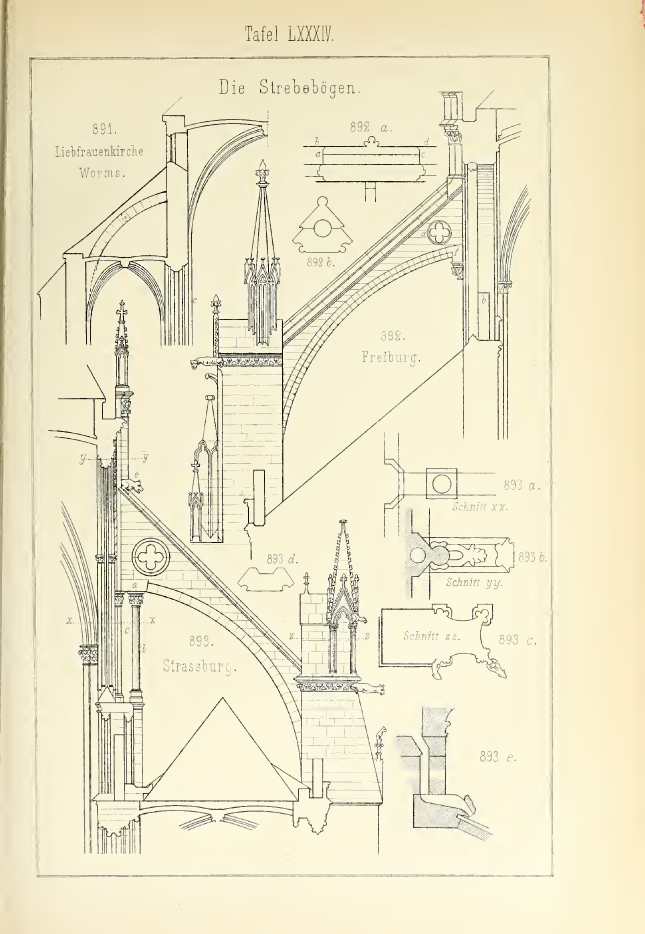
#> input picture cathedral/experimental/F5ZP_BUTTRESS_R04_R07_20261107/r04_source_evidence/sources/ungewitter_v2_p087.png, 1934 x 2800 px, given in place of viollet_v04_p309.png, which was not available (shown at 1/3 size)
$ python make_comparison.py
#> lines starting #> are read from the running program, lines starting #| are printed output that depends on the picture
from PIL import Image,ImageOps,ImageDraw,ImageFont
from pathlib import Path
import csv,math,json,hashlib,zipfile
p=Path(__file__).parent
names=['viollet_v04_p309','viollet_v04_p313','viollet_v01_p097','ungewitter_v1_p219','ungewitter_v2_p109','ungewitter_v2_p087','ungewitter_v2_p093','viollet_v01_p098','viollet_v04_p192']
labels=['Apse chapel plan','T-section receiving pier','Flyer / pier plan','Wall buttress plan + elevation','Intermediate flyer piers','Flyer arch and section','Flying buttress comparisons','Two-tier flying buttresses','Vault-to-flyer thrust study']
w,h=510,680; img=Image.new('RGB',(w*3,h*3),'#f4f2ee');d=ImageDraw.Draw(img)
#> after `img = Image.new('RGB', (w * 3, h * 3), '#f4f2ee')`:
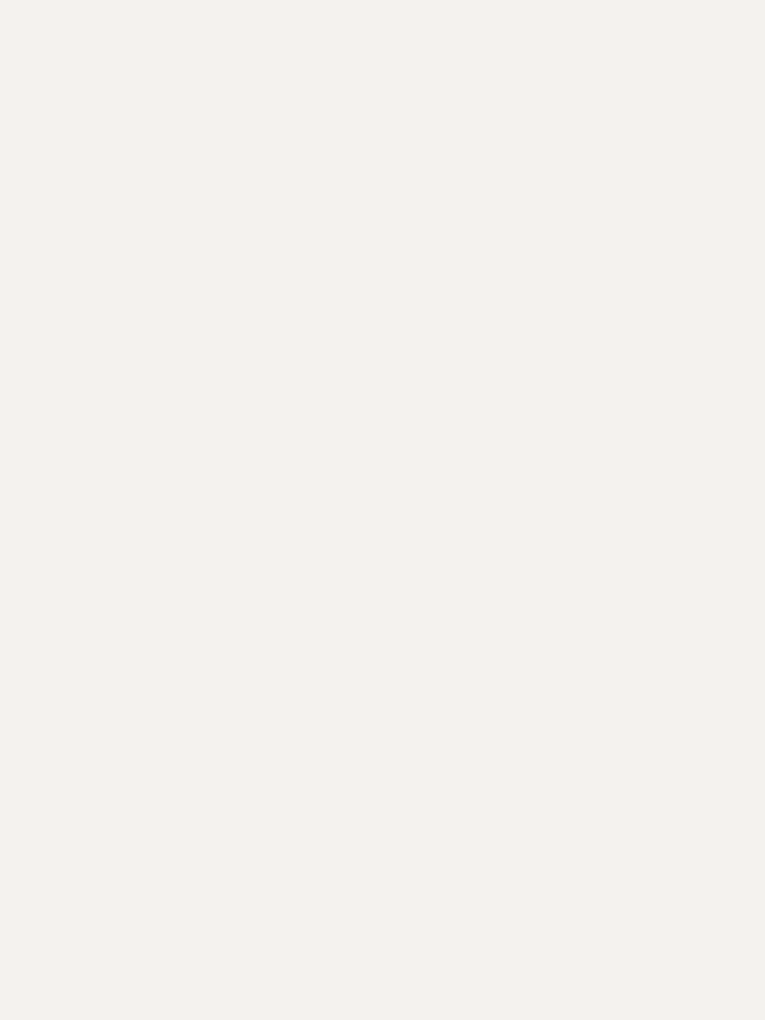
#> img: PIL image 1530x2040 RGB (shown at 1/2 size); mean R, G, B 244, 242, 238
for i,(n,l) in enumerate(zip(names,labels)):
 a=Image.open(p/'sources'/f'{n}.png').convert('RGB');a.thumbnail((w-24,h-68))
#> further down, a is the input picture: PIL image 1934x2800 RGB; mean R, G, B 238.3, 231.3, 201.3
#> after `a.thumbnail((w - 24, h - 68))`:
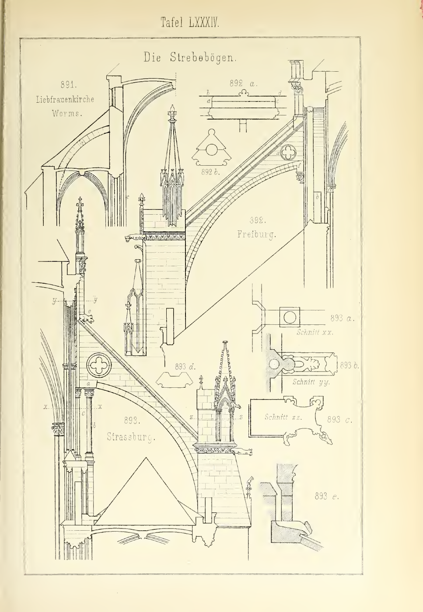
#> a: PIL image 423x612 RGB; mean R, G, B 238.4, 231.3, 201.4
 x=(i%3)*w+(w-a.width)//2;y=(i//3)*h+34
#> after `x = i % 3 * w + (w - a.width) // 2`: x = 43
 img.paste(a,(x,y));d.text(((i%3)*w+12,(i//3)*h+7),f'{n}: {l}',fill='#111111')
#> after `img.paste(a, (x, y))`:
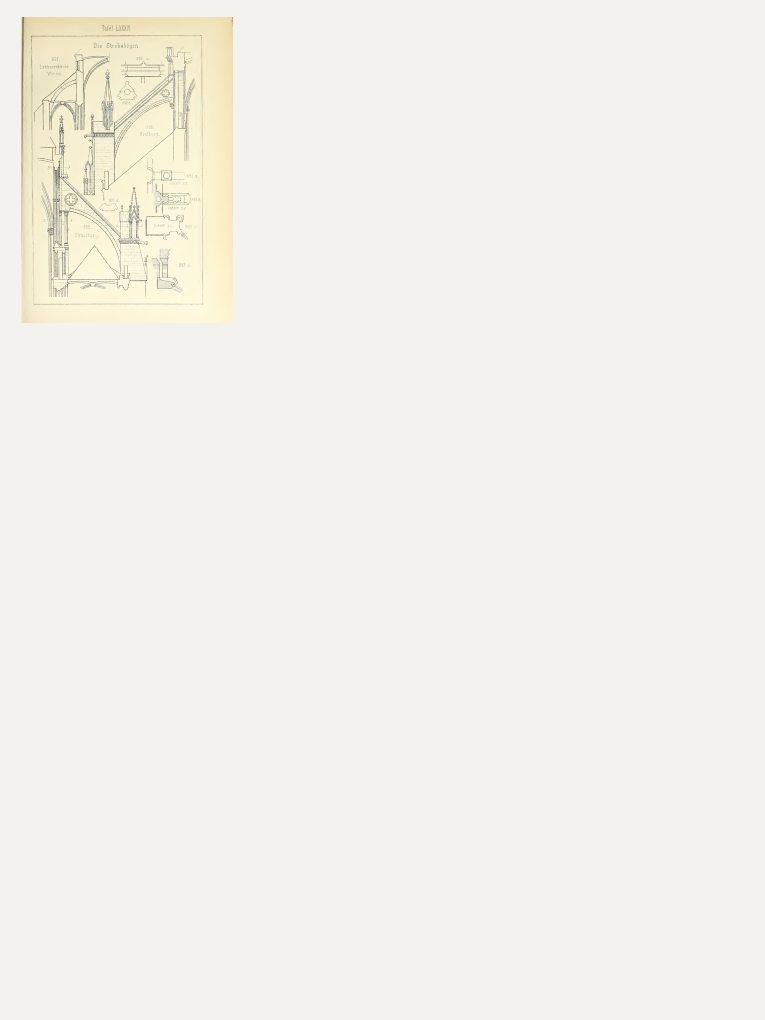
#> img: PIL image 1530x2040 RGB (shown at 1/2 size); mean R, G, B 243.5, 241.1, 235
#> (the run stopped early here; a loop or call above may not have finished)
